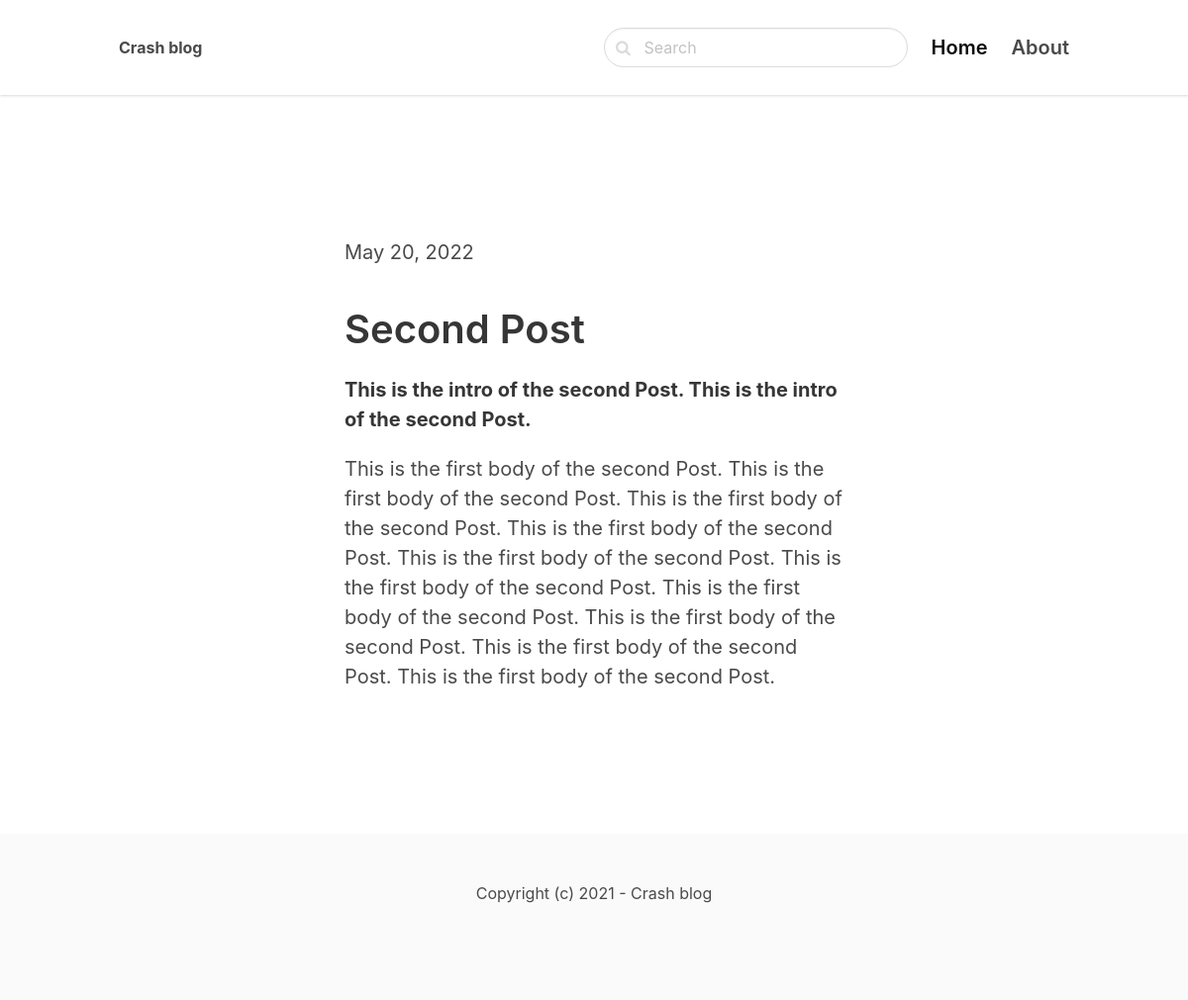
The app's page /second-post/ with its own data.
### blog/models.py (models this page shows, shortened)
class Post(models.Model):
    title = models.CharField(max_length=255)
    slug = models.SlugField()
    intro = models.TextField()
    body = models.TextField()
    created_at = models.DateTimeField(auto_now_add=True)
    class Meta:
        ordering = ('-created_at',)

### blog/views.py (the view)
# urls.py: path('<slug:slug>/', views.detail, name='post_detail'),
def detail(request, slug):
    post = get_object_or_404(Post, slug=slug)
    return render(request, 'blog/detail.html', {'post': post})

### blog/templates/blog/detail.html (shortened to what this page needs)
{% extends 'core/base.html' %}
{% block content %}
<section class="hero">
    <div class="hero-body">
        <div class="container">
            <section class="section">
                <div class="columns">
                    <div class="column is-8 is-offset-2">
                        <div class="content is-medium">
                            <p class="subtitle-is-4">{{ post.created_at|date:'M d, Y' }}</p>
                            <h1 class="title">{{ post.title }}</h1>
                            <p><strong>{{ post.intro }}</strong></p>
                            <p>{{ post.body }}</p>
                        </div>
                    </div>
                </div>
            </section>
        </div>
    </div>
</section>
{% endblock %}

### records on screen
Post: created_at "May 20, 2022", title "Second Post", intro "This is the intro of the second Post. This is the intro of the second Post.", body "This is the first body of the second Post. This is the first body of the second Post. This is the first body of the second Post. This is the first body of the second Post. This is the first body of the second Post. This is the first body of the second Post. This is the first body of the second Post. This is the first body of the second Post. This is the first body of the second Post. This is the first body of the second Post."
